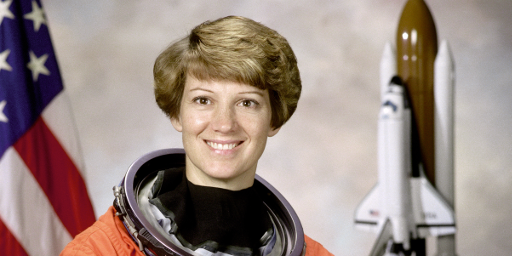
#> input picture notebook/data/src/astronaut_rect.bmp, 512 x 256 px
$ python pillow_add_margin.py
#> lines starting #> are read from the running program, lines starting #| are printed output that depends on the picture
#> further down, im is the input picture: PIL image 512x256 RGB; mean R, G, B 155.4, 138.9, 132.5
### notebook/my_lib/imagelib.py
from PIL import Image, ImageDraw, ImageFilter


def add_margin(pil_img, top, right, bottom, left, color):
#> called with top = 50, right = 10, bottom = 0, left = 100, color = (128, 0, 64)
    width, height = pil_img.size
#> width = 512; height = 256
    new_width = width + right + left
#> new_width = 622
    new_height = height + top + bottom
#> new_height = 306
    result = Image.new(pil_img.mode, (new_width, new_height), color)
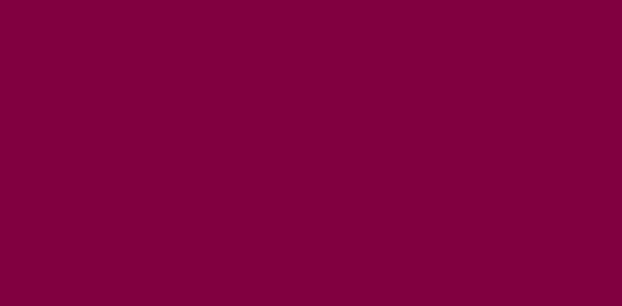
#> result: PIL image 622x306 RGB; mean R, G, B 128, 0, 64
    result.paste(pil_img, (left, top))
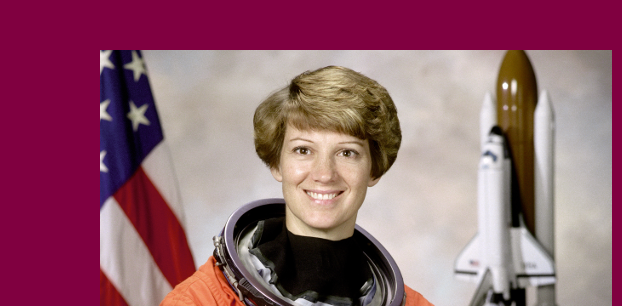
#> result: PIL image 622x306 RGB; mean R, G, B 146.8, 95.6, 111.1
    return result


# [20 lines left out: functions expand2square, crop_center, not called in this run]


def crop_max_square(pil_img):
    return crop_center(pil_img, min(pil_img.size), min(pil_img.size))


# [23 lines left out: functions mask_circle_solid, mask_circle_transparent, not called in this run]

### notebook/pillow_add_margin.py
from my_lib.imagelib import add_margin

from PIL import Image

im = Image.open('data/src/astronaut_rect.bmp')

# ![](data/src/astronaut_rect.bmp)

im_new = add_margin(im, 50, 10, 0, 100, (128, 0, 64))
im_new.save('data/dst/astronaut_add_margin.jpg', quality=95)

# ![](data/dst/astronaut_add_margin.jpg)

$ run again, with notebook/data/src/gradation_h.jpg saved as notebook/data/src/astronaut_rect.bmp
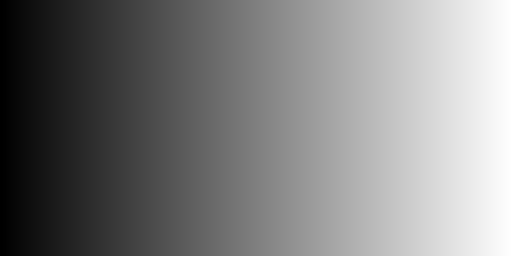
#> input picture notebook/data/src/gradation_h.jpg, 512 x 256 px
#> im is the input picture: PIL image 512x256 RGB; min 0, max 255, mean 127
#> in add_margin, `result.paste(pil_img, (left, top))`:
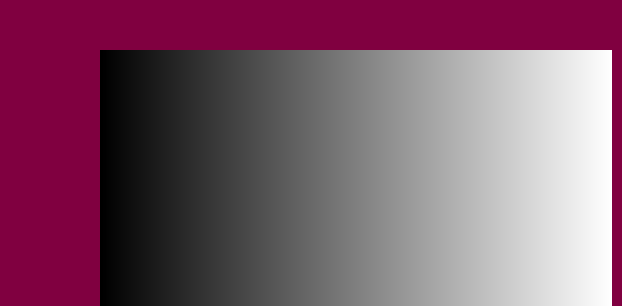
#> result: PIL image 622x306 RGB; mean R, G, B 127.3, 87.5, 107.4
